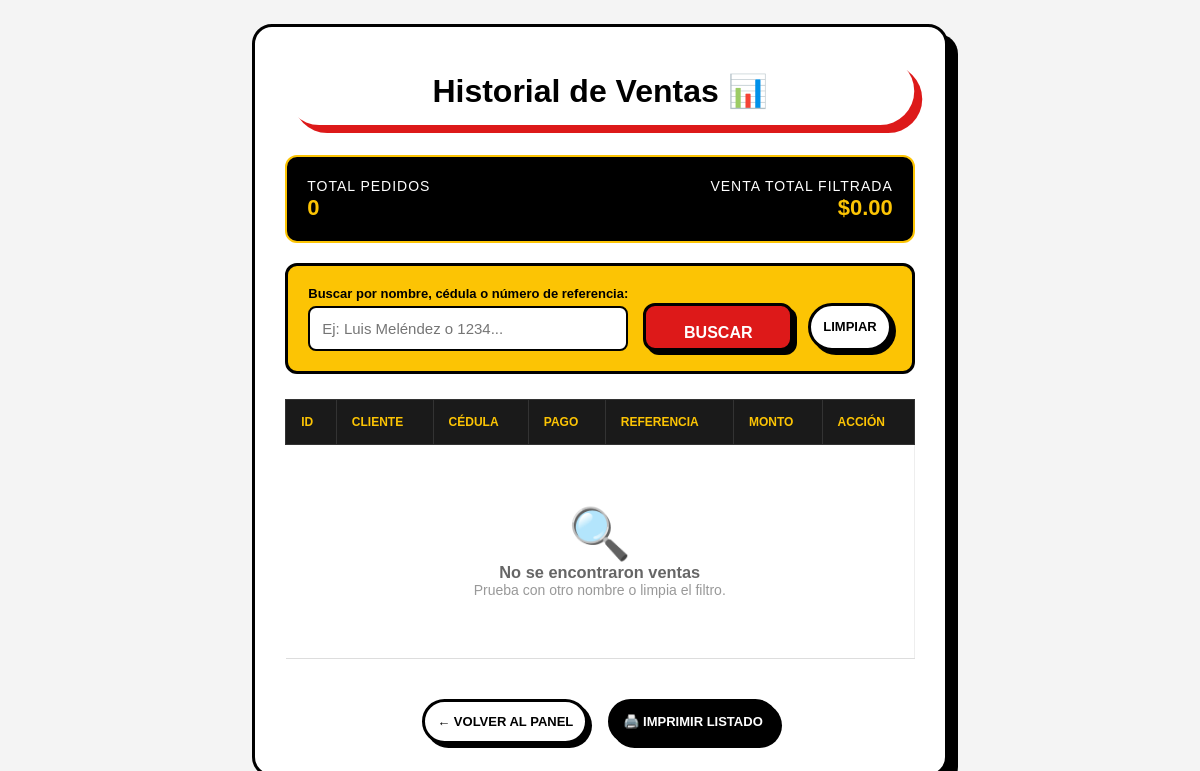
/reportes_completos.php, run on an earlier commit of the app's database.
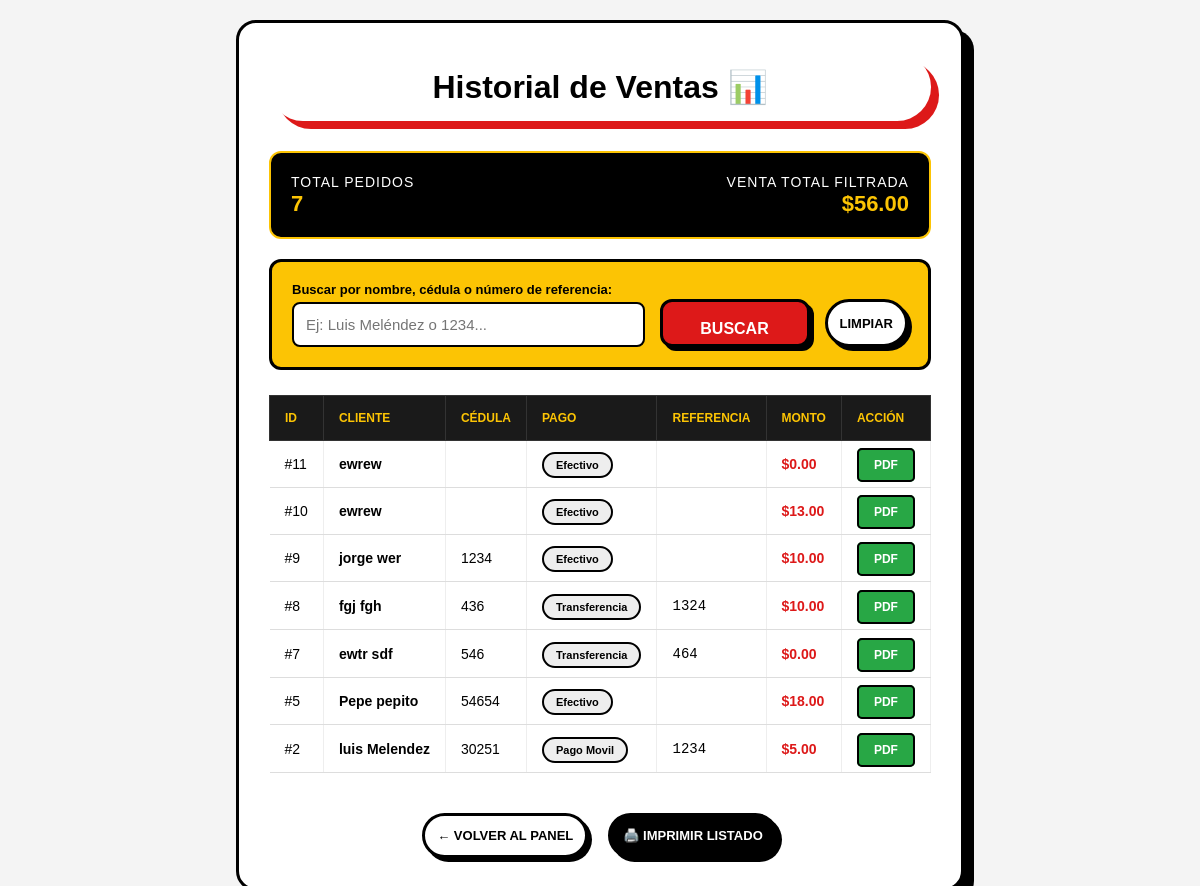
And on a later commit of the database.
### tables this page shows
CREATE TABLE `cliente` (
  `id` int(11) NOT NULL,
  `nombre_cliente` varchar(100) NOT NULL,
  `telefono_cliente` varchar(20) NOT NULL,
  `apellido_cliente` varchar(100) NOT NULL,
  `cedula_cliente` varchar(20) NOT NULL,
  `metodo_pago` varchar(50) NOT NULL,
  `monto` decimal(10,2) NOT NULL,
  `referencia` varchar(100) DEFAULT NULL,
  `reg_date` timestamp NOT NULL DEFAULT current_timestamp(),
  `estado` varchar(20) DEFAULT 'pendiente'
);

### reportes_completos.php (the view, shortened to what this page needs)
<?php
include("connection.php");
$where = "WHERE 1=1";
$sql = "SELECT * FROM cliente $where ORDER BY id DESC";
$resultado = mysqli_query($conn, $sql);
$res_stats = mysqli_query($conn, "SELECT SUM(monto) as total, COUNT(*) as cantidad FROM cliente $where");
$stats = mysqli_fetch_assoc($res_stats);
$monto_total = $stats['total'] ?? 0;
$cantidad_pedidos = $stats['cantidad'] ?? 0;
?>
<!DOCTYPE html>
<html lang="es">
<head>
    <link rel="stylesheet" href="css/cliente.css">
</head>
<body>
    <div class="container-reporte">
        <div class="div-titulo" style="position: static; transform: none; margin-bottom: 30px; text-align: center;">
            <h1 style="display: block; margin: 0 auto;">Historial de Ventas 📊</h1>
        </div>
        <div class="resumen-negro">
            <div>
                <span>Total Pedidos</span>
                <strong><?php echo $cantidad_pedidos; ?></strong>
            </div>
            <div style="text-align: right;">
                <span>Venta Total Filtrada</span>
                <strong>$<?php echo number_format($monto_total, 2); ?></strong>
            </div>
        </div>
        <form method="POST" class="filtros-barra">
            <div class="input-filtro">
                <label>Buscar por nombre, cédula o número de referencia:</label>
                <input type="text" name="buscar_cliente" placeholder="Ej: Luis Meléndez o 1234..." value="<?php echo $_POST['buscar_cliente'] ?? ''; ?>">
            </div>
            <button type="submit" class="btn-confirmar" style="margin: 0; height: 48px; width: 150px;">BUSCAR</button>
            <a href="reportes_completos.php" class="btn-regresar-premium" style="margin: 0; height: 48px; align-items: center; display: flex;">LIMPIAR</a>
        </form>
        <table class="tabla-completa">
            <thead>
                <tr>
                    <th>ID</th>
                    <th>Cliente</th>
                    <th>Cédula</th>
                    <th>Pago</th>
                    <th>Referencia</th>
                    <th>Monto</th>
                    <th>Acción</th>
                </tr>
            </thead>
            <tbody>
                <?php
                if (mysqli_num_rows($resultado) > 0) {
                    while($row = mysqli_fetch_assoc($resultado)):
                ?>
                <tr>
                    <td>#<?php echo $row['id']; ?></td>
                    <td><strong><?php echo $row['nombre_cliente'] . " " . $row['apellido_cliente']; ?></strong></td>
                    <td><?php echo $row['cedula_cliente']; ?></td>
                    <td><span class="metodo-tag"><?php echo $row['metodo_pago']; ?></span></td>
                    <td><code><?php echo $row['referencia']; ?></code></td>
                    <td class="monto-v">$<?php echo number_format($row['monto'], 2); ?></td>
                    <td>
                        <a href="factura.php" class="btn-pdf">PDF</a>
                    </td>
                </tr>
                <?php
                    endwhile;
                } else {
                    echo "<tr>
                            <td colspan='7' style='text-align:center; padding: 60px;'>
                                <div style='font-size: 50px;'>🔍</div>
                                <h3 style='color: #666;'>No se encontraron ventas</h3>
                                <p style='color: #999;'>Prueba con otro nombre o limpia el filtro.</p>
                            </td>
                          </tr>";
                }
                ?>
            </tbody>
        </table>
        <div style="margin-top: 40px; display: flex; justify-content: center; gap: 20px;">
            <a href="admin.php" class="btn-regresar-premium">← VOLVER AL PANEL</a>
            <button onclick="window.print()" class="btn-regresar-premium" style="background: #000; color: white !important;">🖨️ IMPRIMIR LISTADO</button>
        </div>
    </div>
</body>
</html>

### css/cliente.css (style rules this page uses)
* { margin: 0; padding: 0; box-sizing: border-box; }
body { background-color: #fcc404; font-family: 'Poppins', sans-serif; display: flex; justify-content: center; align-items: center; min-height: 100vh; padding: 20px; }
.div-titulo h1 { text-align: center; background: #fff; padding: 15px 40px; border-radius: 50px; box-shadow: 8px 8px 0px #dd1919; margin-bottom: 40px; position: relative; left: 50%; transform: translateX(-50%); display: inline-block; font-weight: 900; }
.btn-confirmar { width: 100%; padding: 18px; background: #dd1919; color: white; border: 3px solid #000; border-radius: 12px; font-weight: 900; font-size: 16px; cursor: pointer; box-shadow: 4px 4px 0px #000; transition: 0.2s; }
.btn-regresar-premium { text-decoration: none; display: inline-flex; align-items: center; justify-content: center; gap: 8px; background: #fff; color: #000 !important; padding: 12px; border: 3px solid #000; border-radius: 50px; font-weight: 800; font-size: 13px; box-shadow: 4px 4px 0px #000; transition: 0.2s; }

### reportes_completos.php (style rules this page uses)
body { background-color: #f4f4f4; padding: 20px; font-family: 'Helvetica', sans-serif; }
.container-reporte { max-width: 1100px; margin: 0 auto; background: white; padding: 30px; border: 3px solid #000; border-radius: 20px; box-shadow: 10px 10px 0px #000; }
.resumen-negro { display: flex; justify-content: space-between; margin-bottom: 20px; padding: 20px; background: #000; color: #fff; border-radius: 12px; border: 2px solid #fcc404; }
.resumen-negro span { font-size: 14px; text-transform: uppercase; letter-spacing: 1px; }
.resumen-negro strong { font-size: 22px; color: #fcc404; display: block; }
.filtros-barra { display: flex; gap: 15px; background: #fcc404; padding: 20px; border-radius: 12px; border: 3px solid #000; margin-bottom: 25px; align-items: flex-end; }
.input-filtro { display: flex; flex-direction: column; gap: 5px; flex: 1; }
.input-filtro label { font-weight: bold; font-size: 13px; }
.input-filtro input { padding: 12px; border: 2px solid #000; border-radius: 8px; font-size: 15px; }
.tabla-completa { width: 100%; border-collapse: collapse; margin-top: 10px; background: white; }
.tabla-completa th { background: #1a1a1a; color: #fcc404; padding: 15px; text-align: left; border: 1px solid #333; text-transform: uppercase; font-size: 12px; }
.tabla-completa td { padding: 15px; border-bottom: 1px solid #ddd; font-size: 14px; border-right: 1px solid #eee; }
.monto-v { font-weight: 900; color: #dd1919; font-size: 16px; }
.metodo-tag { padding: 5px 12px; border-radius: 50px; font-size: 11px; font-weight: 800; border: 2px solid #000; background: #eee; }
.btn-pdf { background: #28a745; color: white; padding: 8px 15px; border-radius: 5px; text-decoration: none; font-weight: bold; font-size: 12px; border: 2px solid #000; }

What changed in the data, as far as the page shows it:
added cliente: id "11", nombre_cliente "ewrew", metodo_pago "Efectivo", monto "0.00"
added cliente: id "10", nombre_cliente "ewrew", metodo_pago "Efectivo", monto "13.00"
added cliente: id "9", nombre_cliente "jorge", apellido_cliente "wer", cedula_cliente "1234", metodo_pago "Efectivo", monto "10.00"
added cliente: id "8", nombre_cliente "fgj", apellido_cliente "fgh", cedula_cliente "436", metodo_pago "Transferencia", referencia "1324", monto "10.00"
added cliente: id "7", nombre_cliente "ewtr", apellido_cliente "sdf", cedula_cliente "546", metodo_pago "Transferencia", referencia "464", monto "0.00"
added cliente: id "5", nombre_cliente "Pepe", apellido_cliente "pepito", cedula_cliente "54654", metodo_pago "Efectivo", monto "18.00"
added cliente: id "2", nombre_cliente "luis", apellido_cliente "Melendez", cedula_cliente "30251", metodo_pago "Pago Movil", referencia "1234", monto "5.00"
Also different on the page:
$cantidad_pedidos: "0" → "7"
$monto_total: "0.00" → "56.00"
text no longer shown: "🔍 No se encontraron ventas Prueba con otro nombre o limpia el filtro."
